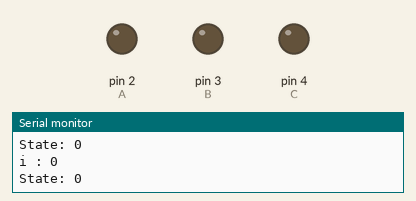
Simulated run of this sketch. Board: Arduino Uno, built with avr-gcc and run on an emulated ATmega328P. Parts: output pins drawn as LEDs (lit = HIGH), the last lines printed to the serial monitor.

Above: at 0.06 s.
At 0.31 s:
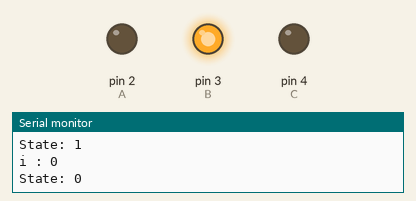
At 0.69 s:
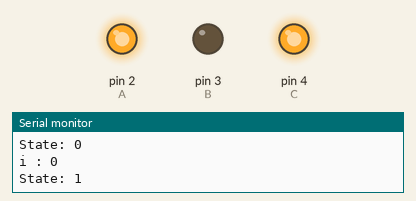
At 1.44 s:
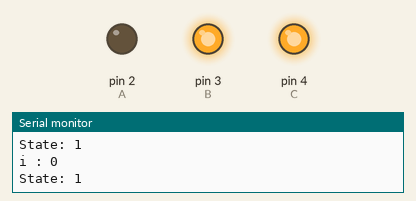
At 2.2 s:
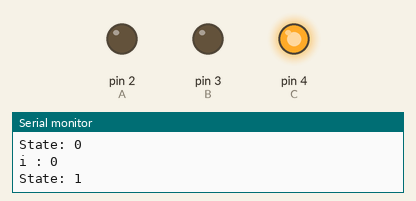
At 2.83 s:
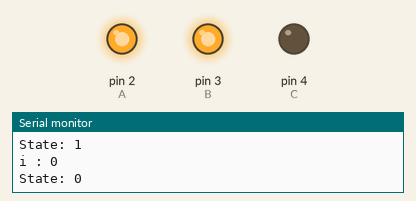
Timing chart, 0 to 3.1 s (numbered marks = the images above):
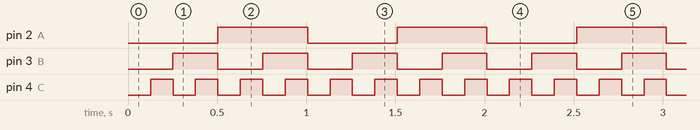

The sketch:

DMUX.ino
```cpp
#define C 4
#define B 3
#define A 2

int dmux_input[] =  {C, B, A};
void setup() {
  // put your setup code here, to run once:
  pinMode(A, OUTPUT);
  pinMode(B, OUTPUT);
  pinMode(C, OUTPUT);
  Serial.begin(9600);
}

void loop() {
  // put your main code here, to run repeatedly:

  for(int i=0; i<=7; i++){
    ledOutput(i);
    delay(125);
  }
}

void ledOutput(int input){
  for(int i = 2; i>=0; i--){
    int state = bitRead(input, i);
    Serial.print("i : ");
    Serial.println(i);
    Serial.print("State: ");
    Serial.print(state);
    Serial.println();
    if(state == 1){
      digitalWrite(dmux_input[i], HIGH);
    }
    else{
      digitalWrite(dmux_input[i], LOW);
    }
  }
  Serial.println();
}
```

Measured:
- by itself, pin 2 (A): alternates HIGH for 0.50 s and LOW for 0.50 s
- by itself, pin 3 (B): alternates HIGH for 0.25 s and LOW for 0.25 s
- by itself, pin 4 (C): alternates HIGH for 0.13 s and LOW for 0.13 s
